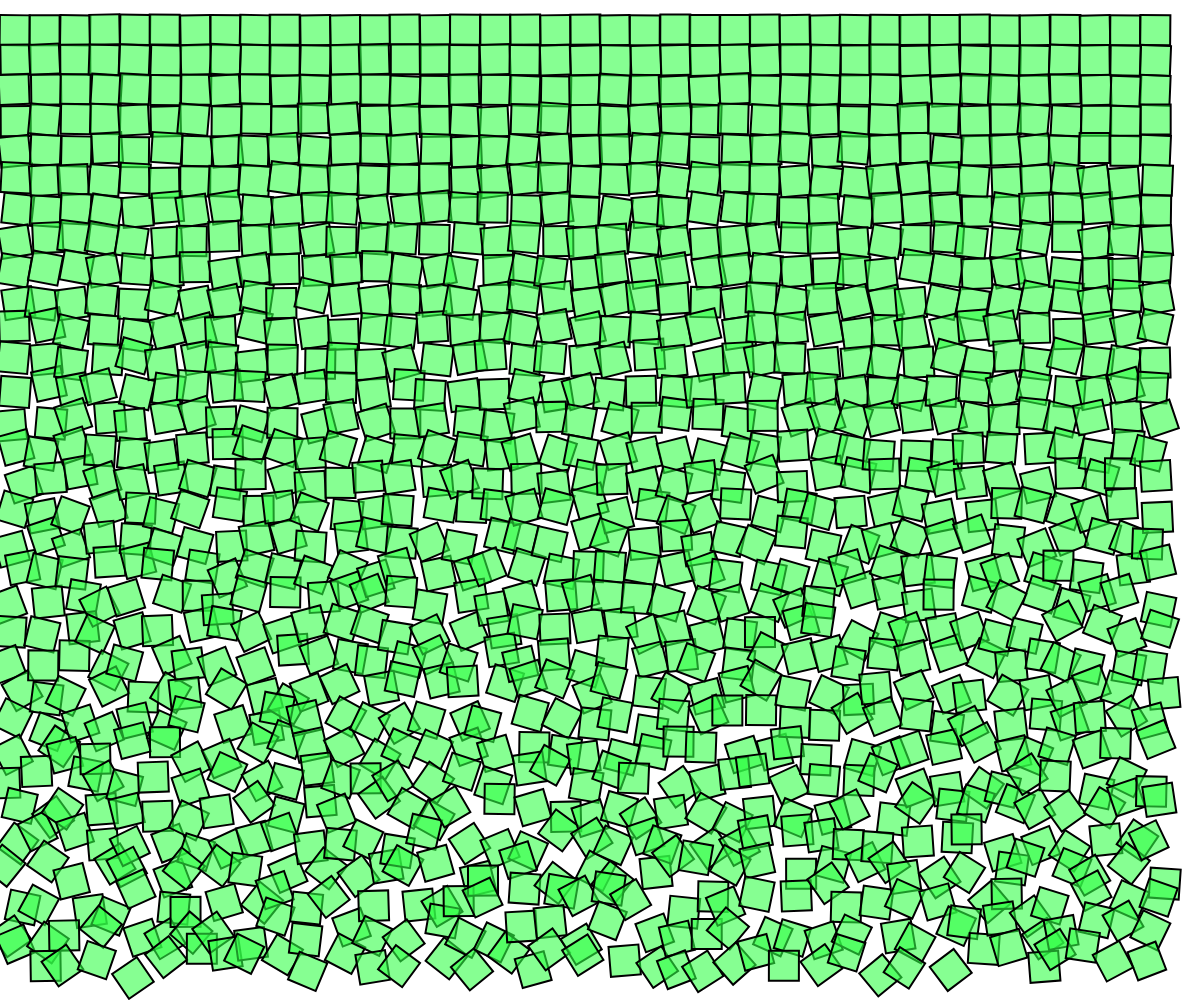
Frame 1 (no input)
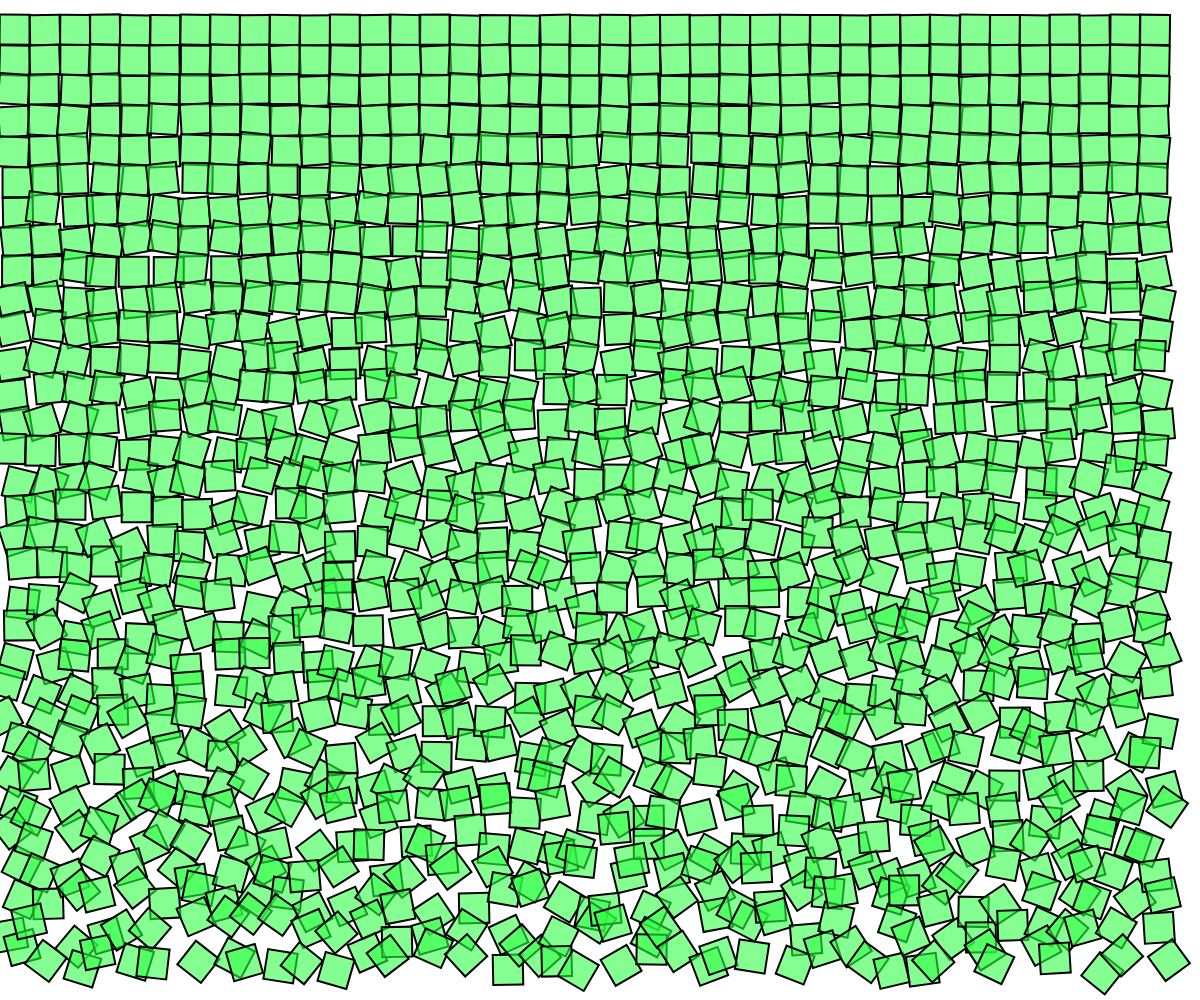
Frame 2 (the mouse pressed at the canvas centre, redrawn once)

The p5.js sketch that drew these frames (run headless with seeded random() and noise() and a simulated clock; the mouse was pressed at the canvas centre and the sketch redrawn once):

// p5.js sketch
// ── sketch.js
// Project Title
// Your Name
// Date
//
// Extra for Experts:
// - describe what you did to take this project "above and beyond"
const squareSize = 30;

function setup() {
  createCanvas(windowWidth, windowHeight);
  strokeWeight(2);
  rectMode(CENTER);
  noLoop(); 
}

function drawRectangles(){
  for (let x =  squareSize/2; x < width - squareSize/2; x += squareSize){
    for (let y =squareSize; y < height - squareSize/2; y += squareSize){
      push();
      translate(x,y);
      let rAmount = map(y,0,height, 0, 45);
      rotate(radians(random(-rAmount,rAmount)));
      let offset = map(y,0,height, 0,15);
      fill(50, 255, 70, 150);
      rect (random(-offset, offset), random(-offset, offset) ,squareSize, squareSize);
      pop();
    }
  }
}

function draw() {
  background(2205);
  drawRectangles();
}
